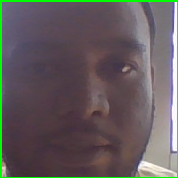
#> input picture Vinod/virtualvoting/Saved_Images/Register_12_13_2020T11_32_01_.bmp, 178 x 178 px, given in place of the camera
$ python detect_face.py
#> lines starting #> are read from the running program, lines starting #| are printed output that depends on the picture; after the words box and inside, x2 and y2 are one past the last pixel; in counts of white or black regions, pixels touching at a corner belong together
import cv2 as cv
import argparse
from datetime import datetime


def get_parsed_arguments():
    parser = argparse.ArgumentParser(description='Code for Cascade Classifier tutorial.')
    parser.add_argument('--face_cascade', help='Path to face cascade.',
                        default='data\\haarcascades\\haarcascade_frontalface_alt.xml')
    parser.add_argument('--camera', help='Camera divide number.', type=int, default=0)
    args, unknown_parms = parser.parse_known_args()
    return args.face_cascade, args.camera


def detect_and_display():
    face_cascade = cv.CascadeClassifier()
    face_cascade_name, camera_device = get_parsed_arguments()
    # -- 1. Load the cascades
    if not face_cascade.load(cv.samples.findFile(face_cascade_name)):
        print('--(!)Error loading face cascade')
        exit(0)

    # -- 2. Read the video stream
    video_capture = cv.VideoCapture(camera_device)
    if not video_capture.isOpened:
        print('--(!)Error opening video capture')
        exit(0)

    while True:
        ret, frame = video_capture.read()
#> frame is the input picture: shape (178, 178, 3); mean B, G, R 91.6, 91.8, 97.8
        if frame is None:
            print('--(!) No captured frame -- Break!')
            break
        frame_gray = cv.cvtColor(frame, cv.COLOR_BGR2GRAY)
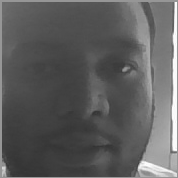
#> frame_gray: shape (178, 178); min 51, max 255, mean 93.6
        frame_gray = cv.equalizeHist(frame_gray)
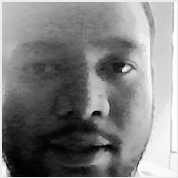
#> frame_gray: shape (178, 178); min 0, max 255, mean 129.5
        bounding_box = []
        #-- Detect faces
        faces = face_cascade.detectMultiScale(frame_gray, scaleFactor=1.1, minNeighbors=5, minSize=(30, 30))
#> faces = ()
        for person in faces:
            bounding_box = list(person)
            frame = cv.rectangle(frame,
                                 (bounding_box[0], bounding_box[1]),
                                 (bounding_box[0] + bounding_box[2], bounding_box[1] + bounding_box[3]),
                                 (0, 255, 0),
                                 2)
            cv.imshow('Capture - Face detection', frame)
#> this loop made 0 passes
        key = cv.waitKey(1)
#> (key q is pressed here)
        if key == ord('c'):
            try:
                print('Coming Here capture')
                crop_img = frame[bounding_box[1]: bounding_box[1] + bounding_box[3],
                           bounding_box[0]: bounding_box[0] + bounding_box[2]
                           ]  # Crop from x, y, w, h -> 100, 200, 300, 400
                # Writing Image to BPM Format
                date = datetime.now().strftime('%m_%d_%YT%H_%M_%S')
                image_name = f"Saved_Images\\Register_{date}_.bmp"
                print(image_name)
                cv.imwrite(image_name, crop_img)
                break
            except Exception as e:
                print('No Image Captured')
        elif key == ord('q'):
            print('Coming Here Quit')
            break
    video_capture.release()
    cv.destroyAllWindows()


if __name__ == '__main__':
    detect_and_display()

$ run again, on Vinod/virtualvoting/Saved_Images/Register_12_13_2020T11_38_00_.bmp
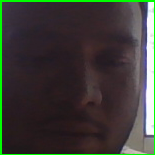
#> input picture Vinod/virtualvoting/Saved_Images/Register_12_13_2020T11_38_00_.bmp, 155 x 155 px, given in place of the camera
#> in detect_and_display, frame is the input picture: shape (155, 155, 3); mean B, G, R 54.5, 59.5, 60.7
#> in detect_and_display, `frame_gray = cv.cvtColor(frame, cv.COLOR_BGR2GRAY)`:
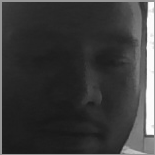
#> frame_gray: shape (155, 155); min 24, max 254, mean 59.3
#> in detect_and_display, `frame_gray = cv.equalizeHist(frame_gray)`:
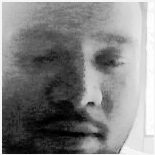
#> frame_gray: shape (155, 155); min 0, max 255, mean 130.8
#> faces = ()

$ run again, on Vinod/virtualvoting/Saved_Images/Register_12_13_2020T12_09_47_.bmp
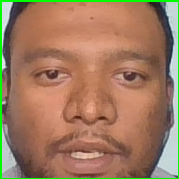
#> input picture Vinod/virtualvoting/Saved_Images/Register_12_13_2020T12_09_47_.bmp, 179 x 179 px, given in place of the camera
#> in detect_and_display, frame is the input picture: shape (179, 179, 3); mean B, G, R 95.6, 123.4, 159
#> in detect_and_display, `frame_gray = cv.equalizeHist(frame_gray)`:
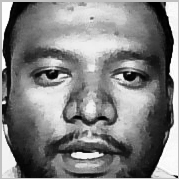
#> frame_gray: shape (179, 179); min 0, max 255, mean 128.8
#> faces = [[18, 15, 146, 146]]
#> the loop in detect_and_display, `for person in faces:` made 1 pass
#> pass 1, in detect_and_display, `frame = cv.rectangle(frame, (bounding_box[0], bounding_box[1]), (bound..`:
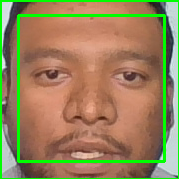
#> frame: shape (179, 179, 3); 5.46% of pixels changed, all inside (x1, y1, x2, y2) = (17, 14, 166, 163)
